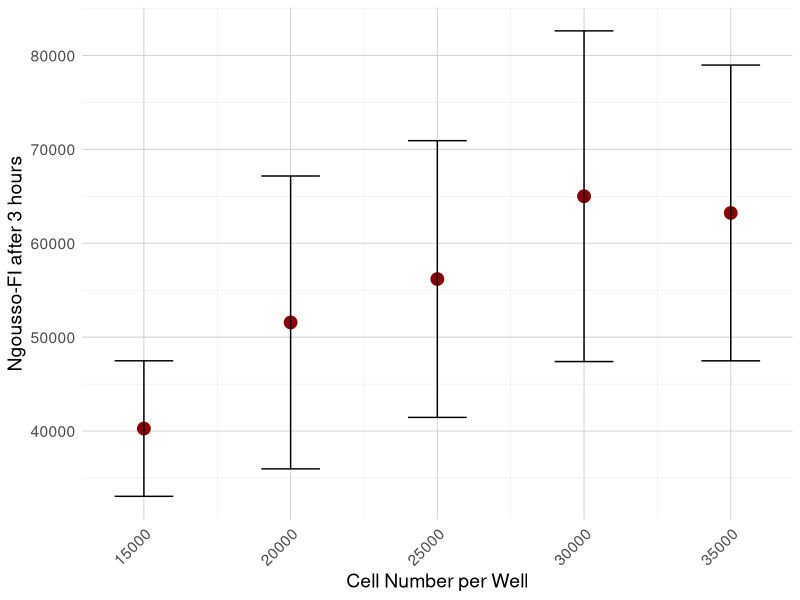

Reproduce this figure in R.
# Pakete laden
library(readxl)
library(dplyr)
library(tidyr)
library(ggplot2)
library(patchwork)

number <- c(15000,	20000,	25000, 30000, 35000)
avgFI <- c(40262.25, 51567, 56186, 65005.25, 63224.25)
SD <- c(7216.08003,  15593.91538,  14736.68914,  17608.18935, 15748.57269)

# Data Frame erstellen
df <- data.frame(
  number = number,
  avgFI = avgFI,
  SD = SD
)

# Plot
ggplot(df, aes(x = number, y = avgFI)) +
  geom_point(color = "darkred", size = 4) +
  geom_errorbar(aes(ymin = avgFI - SD, ymax = avgFI + SD),
                width = 2000, color = "black") +
  labs(
    x = "Cell Number per Well",
    y = "Ngousso-FI after 3 hours"
  ) +
  theme_minimal() +
  theme(
    text = element_text(size = 14),
    axis.text.x = element_text(angle = 45, hjust = 1),
    panel.grid.major = element_line(color = "gray80", linewidth = 0.3),
    panel.grid.minor = element_line(color = "gray90", linewidth = 0.15)
  )
